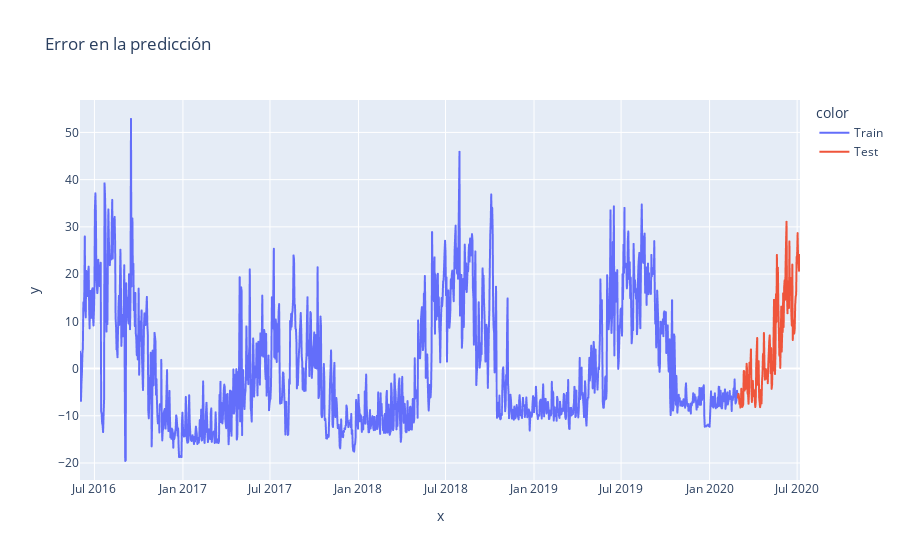

Here is the notebook cell this chart was saved with:
### Code cell
# calculamos errores de train y test
error_train = y_train - train_pred
error_test = y_test - test_pred
error = pd.concat([error_train, error_test])

# graficamos errores
fig = px.line(x = df.date, y=error, title='Error en la predicción', color = df.set)
fig.show()

### Figure 1 — Plotly figure (JSON) as saved in the notebook; plotly's stock layout.template omitted (floating-point values rounded to 4 significant figures; data arrays with more than 128 entries replaced by an {"elided": "..."} marker saying what was removed)
{"data": [{"hovertemplate": "color=Train<br>x=%{x}<br>y=%{y}<extra></extra>", "legendgroup": "Train", "line": {"color": "#636efa", "dash": "solid"}, "marker": {"symbol": "circle"}, "mode": "lines", "name": "Train", "showlegend": true, "type": "scattergl", "x": {"elided": "1368 str values"}, "xaxis": "x", "y": {"elided": "1368 float values"}, "yaxis": "y"}, {"hovertemplate": "color=Test<br>x=%{x}<br>y=%{y}<extra></extra>", "legendgroup": "Test", "line": {"color": "#EF553B", "dash": "solid"}, "marker": {"symbol": "circle"}, "mode": "lines", "name": "Test", "showlegend": true, "type": "scattergl", "x": {"elided": "130 str values"}, "xaxis": "x", "y": {"elided": "130 float values"}, "yaxis": "y"}], "layout": {"legend": {"title": {"text": "color"}, "tracegroupgap": 0}, "title": {"text": "Error en la predicción"}, "xaxis": {"anchor": "y", "domain": [0, 1], "title": {"text": "x"}}, "yaxis": {"anchor": "x", "domain": [0, 1], "title": {"text": "y"}}}}
